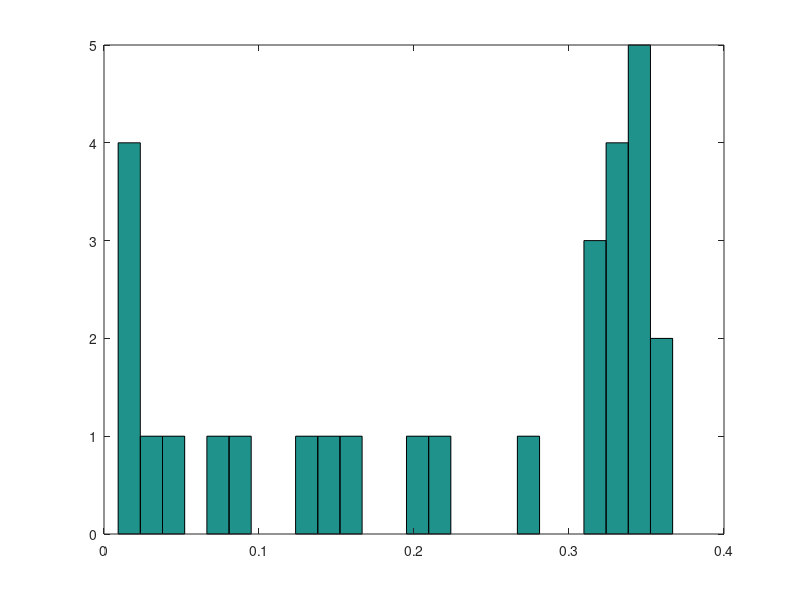

Here is the MATLAB script that generated this plot:
% cir.m





errors = [0.014331595086798729,0.07549989384661228,0.33862678576170263,0.3157753741563893,0.20654800365526352,0.34016090198291815,0.3460326746210867,0.333776738725409,0.3152443725615221,0.13899471254083232,0.260403610130259,0.08792882511213741,0.03026294347950557,0.35131480552280925,0.2230908975433793,0.32461008961814813,0.3242045762606173,0.04024776527276034,0.3623082971845532,0.15328937754439428,0.32259525811785955,0.5531675127785443,0.25335764685763945,0.3248381093836541,0.13283907256756536,0.3668640566619785,0.021012627777554752,0.30698441499799656,0.3422961325076361,0.249000952640161,0.24243613317662197,0.5604668863258272,0.5606476062842725,0.009124493485225588,0.02180858717886365,0.26799409854678613];
size(errors)

errors = [0.014331595086798729,0.07549989384661228,0.33862678576170263,0.3157753741563893,0.20654800365526352,0.34016090198291815,0.3460326746210867,0.333776738725409,0.3152443725615221,0.13899471254083232,0.08792882511213741,0.03026294347950557,0.35131480552280925,0.2230908975433793,0.32461008961814813,0.3242045762606173,0.04024776527276034,0.3623082971845532,0.15328937754439428,0.32259525811785955,0.3248381093836541,0.13283907256756536,0.3668640566619785,0.021012627777554752,0.3422961325076361,0.009124493485225588,0.02180858717886365,0.26799409854678613];
size(errors)



errors = sort(errors);
plot(errors, 'r-');

hist(errors,25);













% 